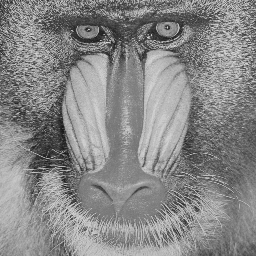
#> input picture DISP1_code/BABOON.BMP, 256 x 256 px
$ python filter.py
#> lines starting #> are read from the running program, lines starting #| are printed output that depends on the picture
import cv2
import numpy

# str = input("")
img = cv2.imread("BABOON.BMP", cv2.IMREAD_GRAYSCALE)
#> img is the input picture: shape (256, 256); min 22, max 223, mean 135.7

cv2.imshow('image', img)
# print(type(img))  # numpy.ndarray

# horizontal filter
horizontal = numpy.diff(img, axis=0)
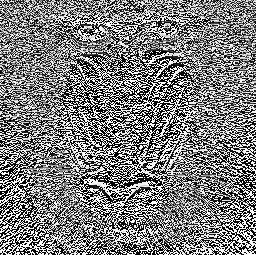
#> horizontal: shape (255, 256); min 0, max 255, mean 125.3
cv2.imwrite('horizontal.png', horizontal)
cv2.imshow('image', horizontal)
cv2.waitKey(0)

# vertical filter
vertical = numpy.diff(img, axis=1)
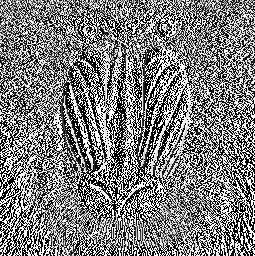
#> vertical: shape (256, 255); min 0, max 255, mean 125.7
cv2.imwrite('vertical.png', vertical)
cv2.imshow('image', vertical)
cv2.waitKey(0)

# sobel operator (horizontal axis)
kernel = numpy.array([[1,0,-1],
                      [2,0,-2],
                      [1,0,-1]])
kernel = kernel / 4
print(kernel)
sobel_horizontal = cv2.filter2D(img, -1, kernel)
cv2.imwrite('sobel_horizontal.png', sobel_horizontal)
cv2.imshow('image', sobel_horizontal)
cv2.waitKey(0)

# sobel operator (vertical axis)
kernel = numpy.array([[1,2,1],
                      [0,0,0],
                      [-1,-2,-1]])
kernel = kernel / 4
print(kernel)
sobel_vertical = cv2.filter2D(img, -1, kernel)
cv2.imwrite('sobel_vertical.png', sobel_vertical)
cv2.imshow('image', sobel_vertical)
cv2.waitKey(0)

# sobel operator (45 degree axis)
kernel = numpy.array([[0,-1,-2],
                      [1,0,-1],
                      [2,1,0]])
kernel = kernel / 4
print(kernel)
sobel_45degree = cv2.filter2D(img, -1, kernel)
cv2.imwrite("sobel_45degree.png", sobel_45degree)
cv2.imshow('image', sobel_45degree)
cv2.waitKey(0)

# sobel operator (135 degree axis)
kernel = numpy.array([[-2,-1,0],
                      [-1,0,1],
                      [0,1,2]])
kernel = kernel / 4
print(kernel)
sobel_135degree = cv2.filter2D(img, -1, kernel)
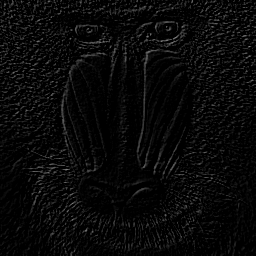
#> sobel_135degree: shape (256, 256); min 0, max 131, mean 8.9
cv2.imwrite("sobel_135degree.png", sobel_135degree)
cv2.imshow('image', sobel_135degree)
cv2.waitKey(0)

# Laplacian
kernel = numpy.array([[-1,-1,-1],
                      [-1,8,-1],
                      [-1,-1,-1]])
kernel = kernel / 8
print(kernel)
Laplacian = cv2.filter2D(img, -1, kernel)
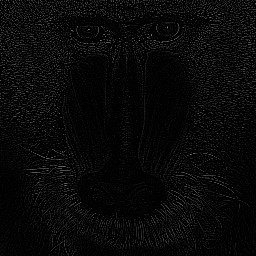
#> Laplacian: shape (256, 256); min 0, max 138, mean 8.2
cv2.imwrite("Laplacian_operator.png", Laplacian)
cv2.imshow('image', Laplacian)
cv2.waitKey(0)


# Dark mode Light mode
img2 = cv2.imread('019.BMP', cv2.IMREAD_COLOR)
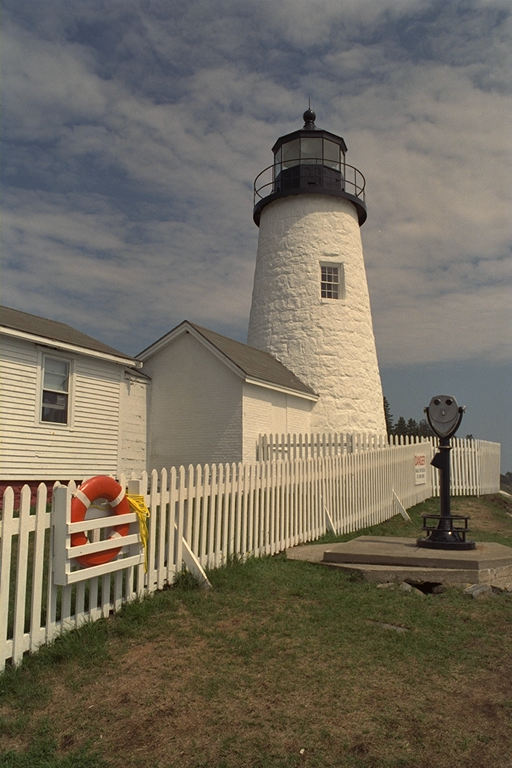
#> input picture DISP1_code/019.BMP, 512 x 768 px
#> img2 is the input picture: shape (768, 512, 3); mean B, G, R 94.6, 108.4, 115.8
YCrCb = cv2.cvtColor(img2, cv2.COLOR_BGR2YCR_CB)
#> YCrCb: shape (768, 512, 3); mean of channels 0, 1, 2 109, 132.9, 119.8
YCrCb[:,:,0] = 255 * ((YCrCb[:,:,0] / 255) ** (0.1))
#> YCrCb: shape (768, 512, 3); mean of channels 0, 1, 2 232.2, 132.9, 119.8
Light_img = cv2.cvtColor(YCrCb, cv2.COLOR_YCrCb2BGR)
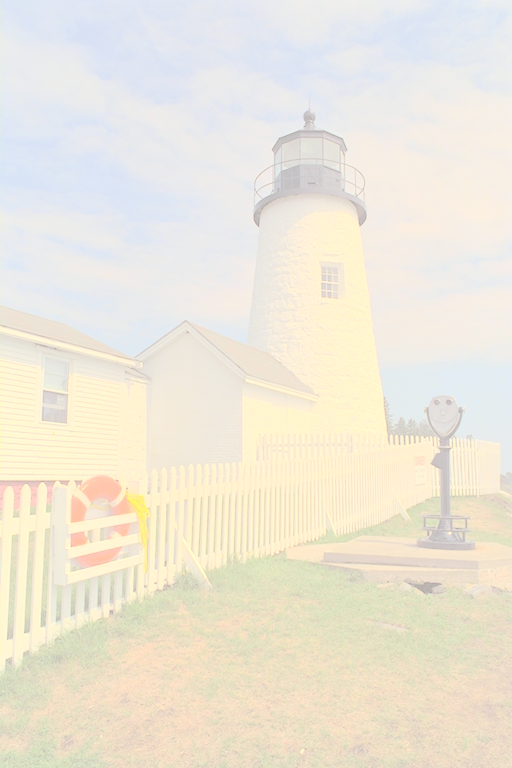
#> Light_img: shape (768, 512, 3); mean B, G, R 217.7, 231.5, 237.5
cv2.imwrite("Light_Mode_img.png", Light_img)
cv2.imshow('image', Light_img)
cv2.waitKey(0)

img2 = cv2.imread('019.BMP', cv2.IMREAD_COLOR)
YCrCb = cv2.cvtColor(img2, cv2.COLOR_BGR2YCR_CB)
YCrCb[:,:,0] = 255 * ((YCrCb[:,:,0] / 255) ** (5))
#> YCrCb: shape (768, 512, 3); mean of channels 0, 1, 2 10.7, 132.9, 119.8
darkimg = cv2.cvtColor(YCrCb, cv2.COLOR_YCrCb2BGR)
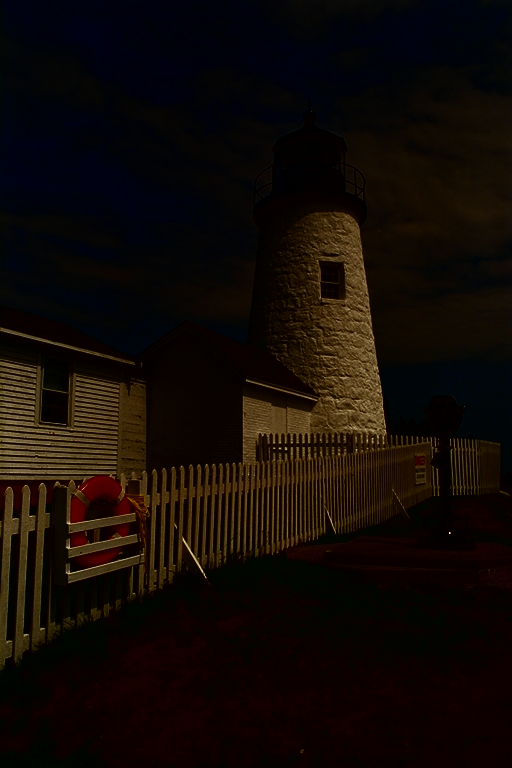
#> darkimg: shape (768, 512, 3); mean B, G, R 6.2, 10.5, 18.1
cv2.imwrite("Dark_Mode_img.png", darkimg)
cv2.imshow('image', darkimg)
cv2.waitKey(0)
